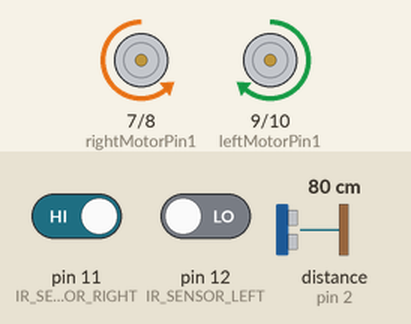
Simulated run of this sketch. Board: Arduino Uno, built with avr-gcc and run on an emulated ATmega328P. Parts: motor-driver pin pairs drawn as motors (green arrow = first pin HIGH = forward, orange = second pin HIGH = backward, longer = more drive, scaled by the enable pin). Wiring (inferred from the names in the program): ultrasonic range finder: trigger pin 3; echo pin 2. The test bench sets the inputs (shaded band); at power-on: distance to the obstacle (sensor on pin 2) 80 cm, pin 11 (IR_SENSOR_RIGHT) HIGH, pin 12 (IR_SENSOR_LEFT) LOW. The echo pulse lasts 58.3 µs per cm; what the sketch prints to the serial monitor is not drawn.

Above: at 1.2 s.
1.3 s: distance to the obstacle (sensor on pin 2) set to 15 cm
2.8 s: distance to the obstacle (sensor on pin 2) set to 12 cm
At 3.5 s:
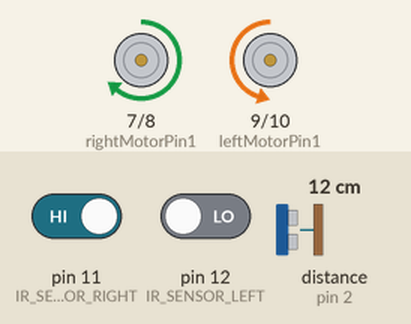
4.3 s: distance to the obstacle (sensor on pin 2) set to 18 cm
At 5.3 s:
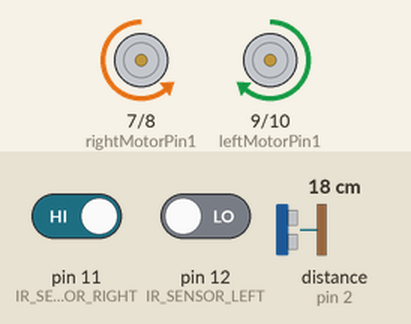
5.8 s: pin 11 (IR_SENSOR_RIGHT) driven LOW
At 6.9 s:
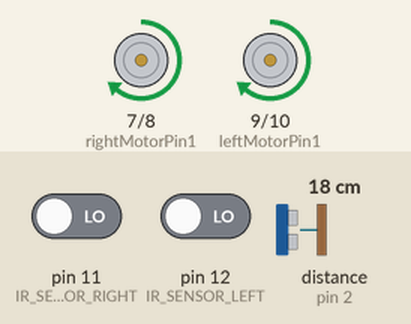
7.3 s: pin 12 (IR_SENSOR_LEFT) driven HIGH
At 7.8 s:
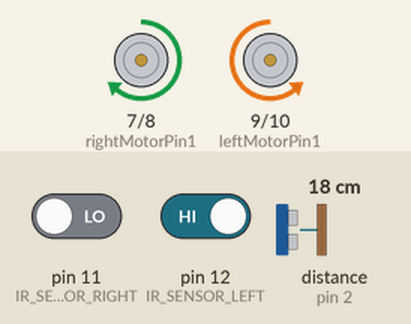
8.8 s: pin 11 (IR_SENSOR_RIGHT) driven HIGH
At 9.1 s:
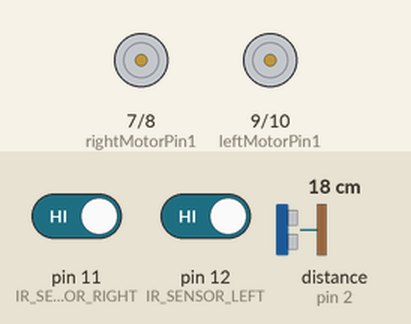
Timing chart, 0 to 11.3 s (numbered marks = the images above; inputs shaded):
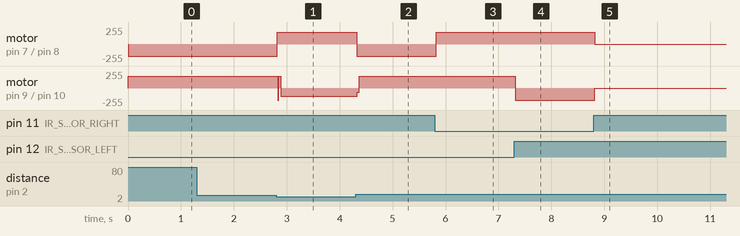

The sketch:

_LineFollower_ObjectAvoidance.ino
```cpp
// Romeo Touma
// Comp 499 - Capstone Project
// Dr. Isaac
// 11/27/2022
//
// Description of Project:
// V2 Linefollower and enhanced ultrasonic features
//
// This software is downloaded to the Arduino microcontroller via
// the USB port.  The code will driver a two motor vehicle to follow
// a black line on the floor.  Also, when an object is detected
// in front of the vehicle, it will go around the obsticle and
// back to follow the black line.
//
// The vehicle will use two infrared trasmitters and receiver to
// measure the reflection or no reflection from the black surface.
// At the same time an Ultrasonic transreciever is used to detect
// the objects in front of the vehicle.
//
// The connections are as follow:
// Right IR sensor is connected to Pin 11
// Left IR sensor is connected to Pin 12
// The Ultrasonic trigger pin is connect to Pin 3
// The Ultrasonic echo receiver is connect to PWM Pin 2
//
//

// Define the varialbles and the pins to use on the Arduino.
#define IR_SENSOR_RIGHT 11
#define IR_SENSOR_LEFT 12
// Pin D2 Arduino to pin Echo of HC-SR04
#define echoPin 2
//Pin D3 Arduino to pin Trig of HC-SR04
#define trigPin 3

// Define the Motor controller pins

//Right motor
#define enableRightMotor 6
#define rightMotorPin1 7
#define rightMotorPin2 8

//Left motor
#define enableLeftMotor 5
#define leftMotorPin1 9
#define leftMotorPin2 10

// Define the Motor Speed static variable.
#define MOTOR_SPEED 180

// duration is the time it takes for the sound to travel.
long duration;
// the distance the sound will travel.
int distance;

// This setup runs when Arduino is first started.
void setup()
{
  // Set the PWM Frequency for the motor controller.
  // This sets the frequency to about 7200hz.
  TCCR0B = TCCR0B & B11111000 | B00000010;

  // Setup the serial port to use for debugging.
  // This setup the speed at which to send the data to
  // the Serial Monitor.  The Serial Monitor will receive the
  // information from each Serial.println() command.
  Serial.begin(57600);

  // Setup the ultrasonic Transreceiver
  // Sets the trigPin as an OUTPUT
  pinMode(trigPin, OUTPUT);
  // Sets the echoPin as an INPUT
  pinMode(echoPin, INPUT);

  // Setup the Right Motor.  enableRight Motor is driven
  // by a PWM signal.  0 to 255.
  pinMode(enableRightMotor, OUTPUT);
  pinMode(rightMotorPin1, OUTPUT);
  pinMode(rightMotorPin2, OUTPUT);
  // Setup the Right Motor.  enableLeft Motor is driven
  // by a PWM signal.  0 to 255
  pinMode(enableLeftMotor, OUTPUT);
  pinMode(leftMotorPin1, OUTPUT);
  pinMode(leftMotorPin2, OUTPUT);

  // Setup the IR Sensor Pin for Input
  pinMode(IR_SENSOR_RIGHT, INPUT);
  pinMode(IR_SENSOR_LEFT, INPUT);

  // Call the rotatMotor function to make sure the
  // motor stop at the start.
  rotateMotor(0,0);
}

// Continous loop
void loop()
{

  // Reading the IR sensor values
  int rightIRSensorValue = digitalRead(IR_SENSOR_RIGHT);
  int leftIRSensorValue = digitalRead(IR_SENSOR_LEFT);

  // Display the sensors value and motor speed to serial monitor
  Serial.print("Right: ");
  Serial.println(rightIRSensorValue);
  Serial.print("Left: ");
  Serial.println(leftIRSensorValue);

  // Setup the trigger condition for the ulrasonic
  digitalWrite(trigPin, LOW);
  delayMicroseconds(2);
  // Sets the trigPin HIGH for 10 micro seconds
  digitalWrite(trigPin, HIGH);
  delayMicroseconds(10);
  digitalWrite(trigPin, LOW);

  // Returns the sound wave travel time in microseconds
  duration = pulseIn(echoPin, HIGH);
  // Here we calculate the distance, Speed of sound wave divided by 2.
  distance = duration * 0.034 / 2;

  // Displays the distance on the Serial Monitor
  Serial.print("Distance: ");
  Serial.print(distance);
  Serial.println(" cm");

  // Display Motor Speed
  Serial.print("MOTOR_SPEED: ");
  Serial.println(MOTOR_SPEED);

  // Check if there is an object in the way
  if (distance <= 12)
  {
     //Turn left
     Serial.println("turn motor to the left!");
     rotateMotor(MOTOR_SPEED, -MOTOR_SPEED);
     //Delay 5 Seconds
     delayMicroseconds(5000000);
     //Go Straight
     Serial.println("go straight!");
     rotateMotor(MOTOR_SPEED, MOTOR_SPEED);
     //Delay 1 Second
     delayMicroseconds(1000000);
     //Turn left until we see the black line
     Serial.println("turn motor to the right!");
    rotateMotor(MOTOR_SPEED, -MOTOR_SPEED);

  }  else  {
     //If none of the sensors detects black line, then go straight
     if (rightIRSensorValue == LOW && leftIRSensorValue == LOW)
     {
       Serial.println("I should be going Straight!");
       rotateMotor(MOTOR_SPEED, MOTOR_SPEED);
     }
     //If right sensor detects black line, then turn right
     else if (rightIRSensorValue == HIGH && leftIRSensorValue == LOW )
     {
         Serial.println("I should be turning right!");
         rotateMotor(-MOTOR_SPEED, MOTOR_SPEED);
     }
     //If left sensor detects black line, then turn left
     else if (rightIRSensorValue == LOW && leftIRSensorValue == HIGH )
     {
         Serial.println("I should be turning left!");
         rotateMotor(MOTOR_SPEED, -MOTOR_SPEED);
     }
     //If both the sensors detect black line, then stop
     else
     {
       Serial.println("Both Sensors are black, I am stopping!");
       rotateMotor(0, 0);
     }
  } // end else
}

// This function will rotate the motors according to the input
// parameters. For example:
// rotateMotor(0,0) will stop the vehicle
// rotateMotor(-180,180) will turn right
// rotateMotor(180,-180) will turn left
// rotateMotor(-180, -180) will reverse the vehicle
void rotateMotor(int rightMotorSpeed, int leftMotorSpeed)
{

  if (rightMotorSpeed < 0)
  {
    digitalWrite(rightMotorPin1,LOW);
    digitalWrite(rightMotorPin2,HIGH);
  }
  else if (rightMotorSpeed > 0)
  {
    digitalWrite(rightMotorPin1,HIGH);
    digitalWrite(rightMotorPin2,LOW);
  }
  else
  {
    digitalWrite(rightMotorPin1,LOW);
    digitalWrite(rightMotorPin2,LOW);
  }

  if (leftMotorSpeed < 0)
  {
    digitalWrite(leftMotorPin1,LOW);
    digitalWrite(leftMotorPin2,HIGH);
  }
  else if (leftMotorSpeed > 0)
  {
    digitalWrite(leftMotorPin1,HIGH);
    digitalWrite(leftMotorPin2,LOW);
  }
  else
  {
    digitalWrite(leftMotorPin1,LOW);
    digitalWrite(leftMotorPin2,LOW);
  }
  analogWrite(enableRightMotor, abs(rightMotorSpeed));
  analogWrite(enableLeftMotor, abs(leftMotorSpeed));
}
```

Measured:
- the behaviour switches between 14 and 13 cm on distance to the obstacle (sensor on pin 2) (found by bisection; images 0 and 1)
- after the input at 2.8 s, motor on pin 7 (rightMotorPin1) / pin 8 (rightMotorPin2): backward 180/255 → forward 180/255 at once; motor on pin 9 (leftMotorPin1) / pin 10 (leftMotorPin2): forward 180/255 → backward 120/255 at once
- after the input at 4.3 s, motor on pin 7 (rightMotorPin1) / pin 8 (rightMotorPin2): forward 180/255 → backward 180/255 at once; motor on pin 9 (leftMotorPin1) / pin 10 (leftMotorPin2): backward 120/255 → forward 180/255 at once
- after the input at 5.8 s, motor on pin 7 (rightMotorPin1) / pin 8 (rightMotorPin2): backward 180/255 → forward 180/255 at once
- after the input at 7.3 s, motor on pin 9 (leftMotorPin1) / pin 10 (leftMotorPin2): forward 180/255 → backward 180/255 at once
- after the input at 8.8 s, motor on pin 7 (rightMotorPin1) / pin 8 (rightMotorPin2): forward 180/255 → stopped at once; motor on pin 9 (leftMotorPin1) / pin 10 (leftMotorPin2): backward 180/255 → stopped at once
